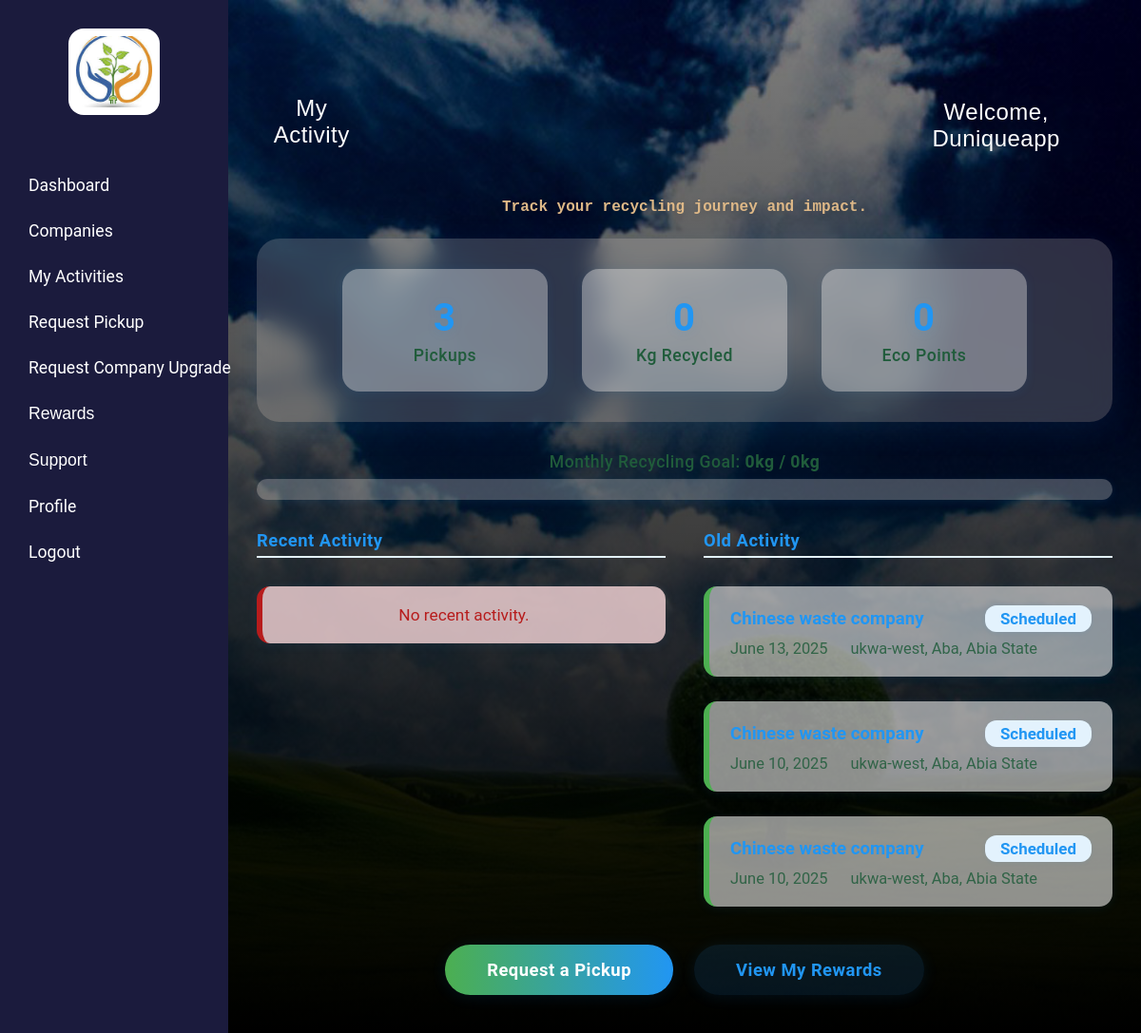
The app's page /my_activity/ (signed in) with its own data.
### WTM_app/models.py (models this page shows, shortened)
class ActivityPageContent(models.Model):
    title = models.CharField(max_length=100, default="My Activity")
    subtitle = models.CharField(max_length=200, default="Track your recycling journey and impact.")
    stats_title = models.CharField(max_length=100, default="Your Eco Stats")
    activity_title = models.CharField(max_length=100, default="Recent Activity")
    empty_message = models.CharField(max_length=200, default="You haven't made any pickup requests yet. Start recycling today!")
    cta_request = models.CharField(max_length=100, default="Request a Pickup")
    cta_rewards = models.CharField(max_length=100, default="View My Rewards")
    goal_label = models.CharField(max_length=100, default="Monthly Recycling Goal")
    goal_kg = models.PositiveIntegerField(default=50)

class CustomUser(AbstractUser):
    ROLE_CHOICES = (
        ('user', 'User'),
        ('admin', 'Admin'),
        ('customer_care', 'Customer Care'),
    )
    role = models.CharField(max_length=20, choices=ROLE_CHOICES, default='user')
    phone_number = models.CharField(max_length=15, blank=True)
    email = models.EmailField(unique=True)
    address = models.CharField(max_length=255, blank=True)

class WastePickupRequest(models.Model):
    STATUS_CHOICES = (
        ('scheduled', 'Scheduled'),
        ('completed', 'Completed'),
        ('cancelled', 'Cancelled'),
    )
    user = models.ForeignKey(CustomUser, on_delete=models.CASCADE, related_name='pickup_requests')
    company = models.ForeignKey(Company, on_delete=models.CASCADE, related_name='pickup_requests')
    address = models.CharField(max_length=255)
    scheduled_date = models.DateField()
    status = models.CharField(max_length=20, choices=STATUS_CHOICES, default='scheduled')
    created_at = models.DateTimeField(auto_now_add=True)

class Company(models.Model):
    STATUS_CHOICES = (
        ('upgrade', 'Upgrade'),
        ('pending', 'Pending'),
        ('approved', 'Approved'),
    )
    name = models.CharField(max_length=100)
    description = models.TextField(blank=True)
    contact_email = models.EmailField()
    address = models.CharField(max_length=255)
    phone_number = models.CharField(max_length=15, blank=True)
    website = models.URLField(blank=True)
    logo = models.ImageField(upload_to='company_logos/', blank=True, null=True)

### WTM_app/views.py (the view)
# urls.py: path('my_activity/', views.my_activity_view, name='my_activity'),
@login_required
def my_activity_view(request):
    user = request.user
    content = ActivityPageContent.objects.first()
    pickup_requests = WastePickupRequest.objects.filter(user=request.user)
    recent_pickups = pickup_requests.filter(scheduled_date__gte=date.today()).order_by('-scheduled_date')
    old_pickups = pickup_requests.filter(scheduled_date__lt=date.today()).order_by('-scheduled_date')
    goal_kg = content.goal_kg if content else 50
    total_recycled = sum([p.weight_kg or 0 for p in pickup_requests if hasattr(p, 'weight_kg')])
    progress = min(int((total_recycled / goal_kg) * 100), 100) if goal_kg else 0
    stats = {
        'total_pickups': pickup_requests.count(),
        'total_recycled': total_recycled,
        'eco_points': getattr(request.user, 'eco_points', 0),
        'goal_kg': goal_kg,
        'progress': progress,
    }
    return render(request, 'my_activity.html', {
        'content': content,
        'stats': stats,
        'recent_pickups': recent_pickups,
        'old_pickups': old_pickups,
        'user': request.user,
    })

### WTM_app/templates/my_activity.html (shortened to what this page needs)
{% load static %}
<!DOCTYPE html>
<html lang="en">
<head>
    <link rel="stylesheet" href="{% static 'style.css' %}">
</head>
<body>
    <div class="activity-page-contentainer">
        <div class="dashboard-container">
        <nav class="sidebar">
            <div class="sidebar-logo">
                <img src="{% static 'static_images/EcoSort logo.jfif' %}" alt="EcoSort Logo">
            </div>
            <ul>
                <li><a href="{% url 'dashboard' %}">Dashboard</a></li>
                <li><a href="{% url 'company_list' %}">Companies</a></li>
                <li><a href="{% url 'my_activity' %}">My Activities</a></li>
                <li><a href="{% url 'request_pickup' %}">Request Pickup</a></li>
                <li><a href="{% url 'upgrade_request' %}" class="upgrade-link">Request Company Upgrade</a></li>
                <li class="sidebar-dropdown">
                <button class="sidebar-dropbtn">Rewards</button>
                </li>
                <li class="sidebar-dropdown">
                <button class="sidebar-dropbtn">Support</button>
                </li>
                <li><a href="{% url 'profile' %}">Profile</a></li>
                <li><a href="{% url 'logout' %}">Logout</a></li>
            </ul>
        </nav>
        <div class="act-box">
            <div class="act-content">
                <div class="activity-welcome">
                    <div class="act-flex">
                        <div>
                            <h2>{{ content.title }}</h2>
                        </div>
                        <div>
                            <h3>Welcome, {{ user.first_name|default:user.username }}</h3>
                        </div>
                    </div>
                    <h4>{{ content.subtitle }}</h4>
                </div>
                <div class="activity-stats-glass">
                    <div class="stat-card-glass">
                        <span class="stat-value-glass">{{ stats.total_pickups }}</span>
                        <span class="stat-label-glass">Pickups</span>
                    </div>
                    <div class="stat-card-glass">
                        <span class="stat-value-glass">{{ stats.total_recycled }}</span>
                        <span class="stat-label-glass">Kg Recycled</span>
                    </div>
                    <div class="stat-card-glass">
                        <span class="stat-value-glass">{{ stats.eco_points }}</span>
                        <span class="stat-label-glass">Eco Points</span>
                    </div>
                </div>
                <div class="progress-label-glass">
                    <span>{{ content.goal_label }}:</span>
                    <strong>{{ stats.total_recycled }}kg / {{ stats.goal_kg }}kg</strong>
                </div>
                <div class="progress-bar-glass">
                </div>
                <div class="activity-section-glass">
                    <div class="activity-list-group-glass">
                        <div class="activity-list-glass">
                            <div class="activity-list-title-glass">Recent Activity</div>
                            {% for pickup in recent_pickups %}
                                <div class="activity-card-glass">
                                    <div class="activity-row-glass">
                                        <span class="activity-company-glass">{{ pickup.company.name }}</span>
                                        <span class="activity-status-glass {{ pickup.status|lower }}">{{ pickup.status|title }}</span>
                                    </div>
                                    <div class="activity-details-glass">
                                        <span class="activity-date-glass">{{ pickup.scheduled_date }}</span>
                                        <span class="activity-address-glass">{{ pickup.address }}</span>
                                    </div>
                                </div>
                            {% empty %}
                                <div class="activity-card-glass empty">No recent activity.</div>
                            {% endfor %}
                        </div>
                        <div class="activity-list-glass">
                            <div class="activity-list-title-glass">Old Activity</div>
                            {% for pickup in old_pickups %}
                                <div class="activity-card-glass">
                                    <div class="activity-row-glass">
                                        <span class="activity-company-glass">{{ pickup.company.name }}</span>
                                        <span class="activity-status-glass {{ pickup.status|lower }}">{{ pickup.status|title }}</span>
                                    </div>
                                    <div class="activity-details-glass">
                                        <span class="activity-date-glass">{{ pickup.scheduled_date }}</span>
                                        <span class="activity-address-glass">{{ pickup.address }}</span>
                                    </div>
                                </div>
                            {% empty %}
                                <div class="activity-card-glass empty">No old activity.</div>
                            {% endfor %}
                        </div>
                    </div>
                </div>
                <div class="activity-actions-glass">
                    <a class="activity-btn-glass" href="{% url 'request_pickup' %}">{{ content.cta_request }}</a>
                    <a class="activity-btn-glass secondary" href="{% url 'rewards' %}">{{ content.cta_rewards }}</a>
                </div>
            </div>
        </div>
    </div>
</body>
</html>

### records on screen
ActivityPageContent: title "My Activity", subtitle "Track your recycling journey and impact.", goal_label "Monthly Recycling Goal", cta_request "Request a Pickup", cta_rewards "View My Rewards"
CustomUser: first_name "Duniqueapp"
WastePickupRequest: company.name "Chinese waste company", status "Scheduled", scheduled_date "June 13, 2025", address "ukwa-west, Aba, Abia State"
WastePickupRequest: company.name "Chinese waste company", status "Scheduled", scheduled_date "June 10, 2025", address "ukwa-west, Aba, Abia State"
WastePickupRequest: company.name "Chinese waste company", status "Scheduled", scheduled_date "June 10, 2025", address "ukwa-west, Aba, Abia State"

### other values on screen
{{ stats.total_recycled }} "0"
{{ stats.goal_kg }} "0"
